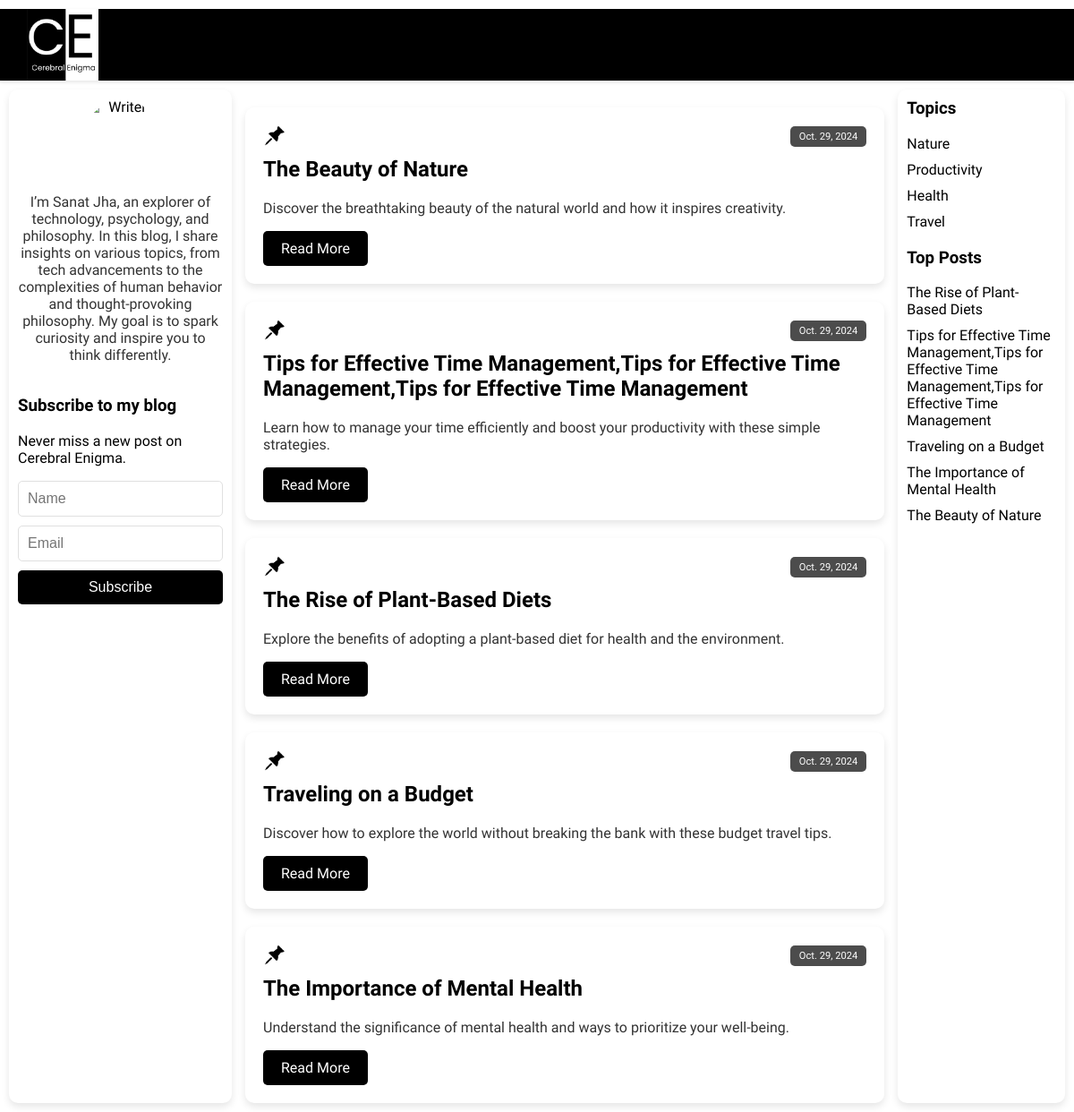
Before: / with the older database file.
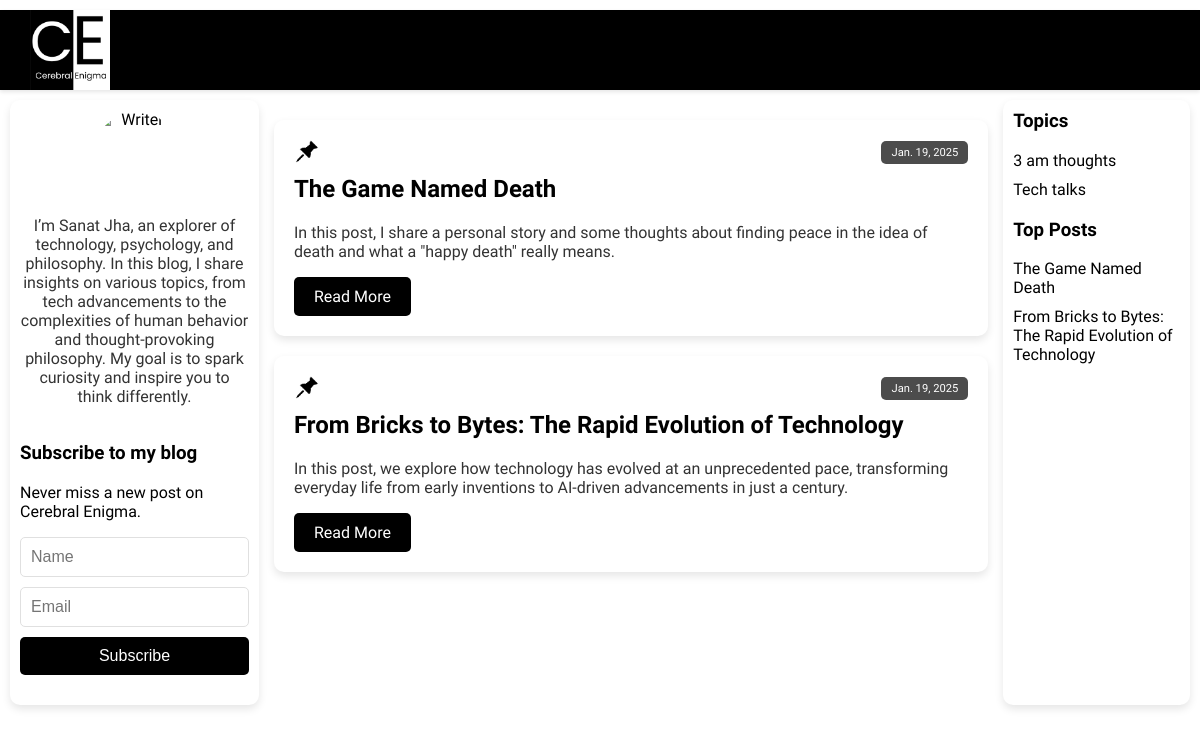
After: the same page with the newer database file.
### CelebralEnigmaBlog/models.py (models this page shows, shortened)
class Post(models.Model):
    title = models.CharField(max_length=200,unique=True)
    description = models.TextField(default=" ",max_length=600)
    content = models.TextField(default=" ")
    date = models.DateField(default=date.today)
    views = models.IntegerField(default=0)

class Category(models.Model):
    name = models.CharField(max_length=100, unique=True)
    posts = models.ManyToManyField('Post', related_name='categories')

### CelebralEnigmaBlog/views.py (the view)
# urls.py: 2. Add a URL to urlpatterns:  path('', views.home, name='home')
def home(request):
    context = {
        "displayAll" : False,
        "categories": Category.objects.all(),
        "posts": Post.objects.all().order_by('-date'),
        "topposts": Post.objects.all().order_by('-views')[:5],
    }
    return render(request, "home.html", context)

### templates/home.html (shortened to what this page needs)
{% load static %}
{% load custom_tags %}
<!DOCTYPE html>
<html lang="en">
<head>
    <link rel="stylesheet" href="{% static 'css/home.css' %}">
</head>
<body>
    <nav class="navbar">
        <div class="container">
            <a href="{% url 'home' %}">
                <img src="{% static '4.png' %}" alt="Cerebral Enigma Logo" class="logo">
            </a>
        </div>
    </nav>
    <main class="container">
        <div class="content">
            <aside class="sidebar left-sidebar">
                <div class="sidebar-widget about-widget">
                    <img src="https://imgs.search.brave.com/c-ZkmWHi90ABMwIgXuOM9t7PIR6CWntGKT6GhpwE32A/rs:fit:860:0:0:0/g:ce/aHR0cHM6Ly90NC5m/dGNkbi5uZXQvanBn/LzAwLzY1Lzc3LzI3/LzM2MF9GXzY1Nzcy/NzE5X0ExVVY1a0xp/NW5DRVdJMEJOTExp/RmFCUEVrVWJ2NUZ2/LmpwZw"
                        alt="Writer" class="writer-pic">
                    <p class="about-text">I’m Sanat Jha, an explorer of technology, psychology, and philosophy. In this
                        blog, I share insights on various topics, from tech advancements to the complexities of human
                        behavior and thought-provoking philosophy. My goal is to spark curiosity and inspire you to
                        think differently.</p>
                </div>
                <div class="sidebar-widget subscribe-widget">
                    <h3 class="sidebar-title">Subscribe to my blog</h3>
                    <p>Never miss a new post on Cerebral Enigma.</p>
                    <form id="subscribe-form">{% csrf_token %}
                        <input type="text" id="subscriber-name" name="name" placeholder="Name" required>
                        <input type="email" id="subscriber-email" name="email" placeholder="Email" required>
                        <button type="submit" class="subscribe-button">Subscribe</button>
                    </form>
                </div>
            </aside>
            <section class="blog-posts" id="blog-posts">
                {% for post in posts %}
                <article class="post-card hidden">
                    <div class="post-header">
                        <img src="{% static 'pin.png' %}" class="paper-icon">
                        <span class="post-date">{{ post.date }}</span>
                    </div>
                    <div class="post-content">
                        <h2 class="post-title">{{ post.title }}</h2>
                        <p class="post-excerpt">{{ post.description }}</p>
                        <a href="/post/{{ post.title }}" class="read-button">Read More</a>
                    </div>
                </article>
                {% endfor %}
            </section>
            <aside class="sidebar right-sidebar">
                <div class="laptopshow">
                    <div class="sidebar-widget">
                        <h3 class="sidebar-title">Topics</h3>
                        <ul class="topics">
                            {% for category in categories %}
                            <li><a href="/category/{{ category.name }}">{{ category.name }}</a></li>
                            {% endfor %}
                        </ul>
                    </div>
                    <div class="sidebar-widget">
                        <h3 class="sidebar-title">Top Posts</h3>
                        <ul class="top-posts">
                            {% for post in topposts %}
                            <li><a href="/post/{{ post.title }}">{{ post.title }}</a></li>
                            {% endfor %}
                        </ul>
                    </div>
                </div>
            </aside>
        </div>
    </main>
</body>
</html>

### static/css/home.css (style rules this page uses)
body { font-family: 'Ubuntu', sans-serif; background-color: #fff; color: #000; margin: 0; padding: 0; }
.navbar { background-color: #000; color: #fff; height: 80px; position: sticky; top: 0; z-index: 1; box-shadow: 0 2px 4px rgba(0, 0, 0, 0.1); }
.navbar .container { display: flex; align-items: center; justify-content: space-between; padding: 0 20px; }
.navbar .logo { height: 80px; }
.container { display: flex; flex-wrap: wrap; margin: 10px; }
.content { display: flex; width: 100%; gap: 10px; }
.left-sidebar, .right-sidebar { padding: 10px; background-color: #fff; box-shadow: 0 4px 8px rgba(0, 0, 0, 0.1); border-radius: 10px; }
.left-sidebar { flex: 0.8; margin-right: 5px; }
.right-sidebar { flex: 0.7; margin-left: 5px; }
.sidebar-widget { margin-bottom: 20px; }
.sidebar-title { margin-top: 0; color: #000; font-weight: 1000; }
.about-widget { display: flex; flex-direction: column; align-items: center; text-align: center; }
.writer-pic { width: 80px; height: 80px; border-radius: 50%; margin-bottom: 10px; }
.about-text { color: #333; }
#subscribe-form { display: flex; flex-direction: column; gap: 10px; }
#subscriber-name, #subscriber-email { padding: 10px; border: 1px solid #e0e0e0; border-radius: 5px; font-size: 1em; color: #000; }
.subscribe-button { background-color: #000; color: #fff; border: none; padding: 10px 0; cursor: pointer; border-radius: 5px; font-size: 1em; text-align: center; transition: background-color 0.3s, color 0.3s; }
.blog-posts { flex: 3; display: flex; flex-direction: column; gap: 20px; }
.post-card { background-color: #fff; padding: 20px; box-shadow: 0 4px 8px rgba(0, 0, 0, 0.1); transition: transform 0.3s, box-shadow 0.3s; border-radius: 10px; opacity: 0; animation: cardLoad 0.5s forwards; position: relative; }
.post-header { display: flex; align-items: center; justify-content: space-between; margin-bottom: 10px; }
.paper-icon { width: 25px; height: 25px; background-size: cover; z-index: 2; margin-right: 10px; }
.post-date { background-color: rgba(0, 0, 0, 0.7); color: #fff; padding: 5px 10px; border-radius: 5px; font-size: 0.7em; margin-left: auto; display: flex; align-items: center; height: 100%; }
.post-content { position: relative; }
.post-title { color: #000; margin-top: 0; }
.post-excerpt { color: #333; }
.read-button { background-color: #000; color: #fff; border: none; padding: 10px 20px; cursor: pointer; border-radius: 5px; text-decoration: none; font-size: inherit; display: inline-block; transition: background-color 0.3s, color 0.3s, transform 0.3s; }
.topics, .top-posts { list-style: none; padding: 0; margin: 0 0 20px 0; }
.topics li, .top-posts li { margin-bottom: 10px; }
.topics a, .top-posts a { color: #000; text-decoration: none; transition: color 0.3s; }

Changed rows visible on the page:
removed Post: date "Oct. 29, 2024", title "The Beauty of Nature", description "Discover the breathtaking beauty of the natural world and how it inspires creativity."
removed Post: date "Oct. 29, 2024", title "Tips for Effective Time Management,Tips for Effective Time Management,Tips for Effective Time Management", description "Learn how to manage your time efficiently and boost your productivity with these simple strategies."
removed Post: date "Oct. 29, 2024", title "The Rise of Plant-Based Diets", description "Explore the benefits of adopting a plant-based diet for health and the environment."
removed Post: date "Oct. 29, 2024", title "Traveling on a Budget", description "Discover how to explore the world without breaking the bank with these budget travel tips."
removed Post: date "Oct. 29, 2024", title "The Importance of Mental Health", description "Understand the significance of mental health and ways to prioritize your well-being."
removed Category: name "Nature"
removed Category: name "Productivity"
removed Category: name "Health"
removed Category: name "Travel"
added Post: date "Jan. 19, 2025", title "The Game Named Death", description "In this post, I share a personal story and some thoughts about finding peace in the idea of death and what a \"happy death\" really means."
added Post: date "Jan. 19, 2025", title "From Bricks to Bytes: The Rapid Evolution of Technology", description "In this post, we explore how technology has evolved at an unprecedented pace, transforming everyday life from early inventions to AI-driven advancements in just a century."
added Category: name "3 am thoughts"
added Category: name "Tech talks"
